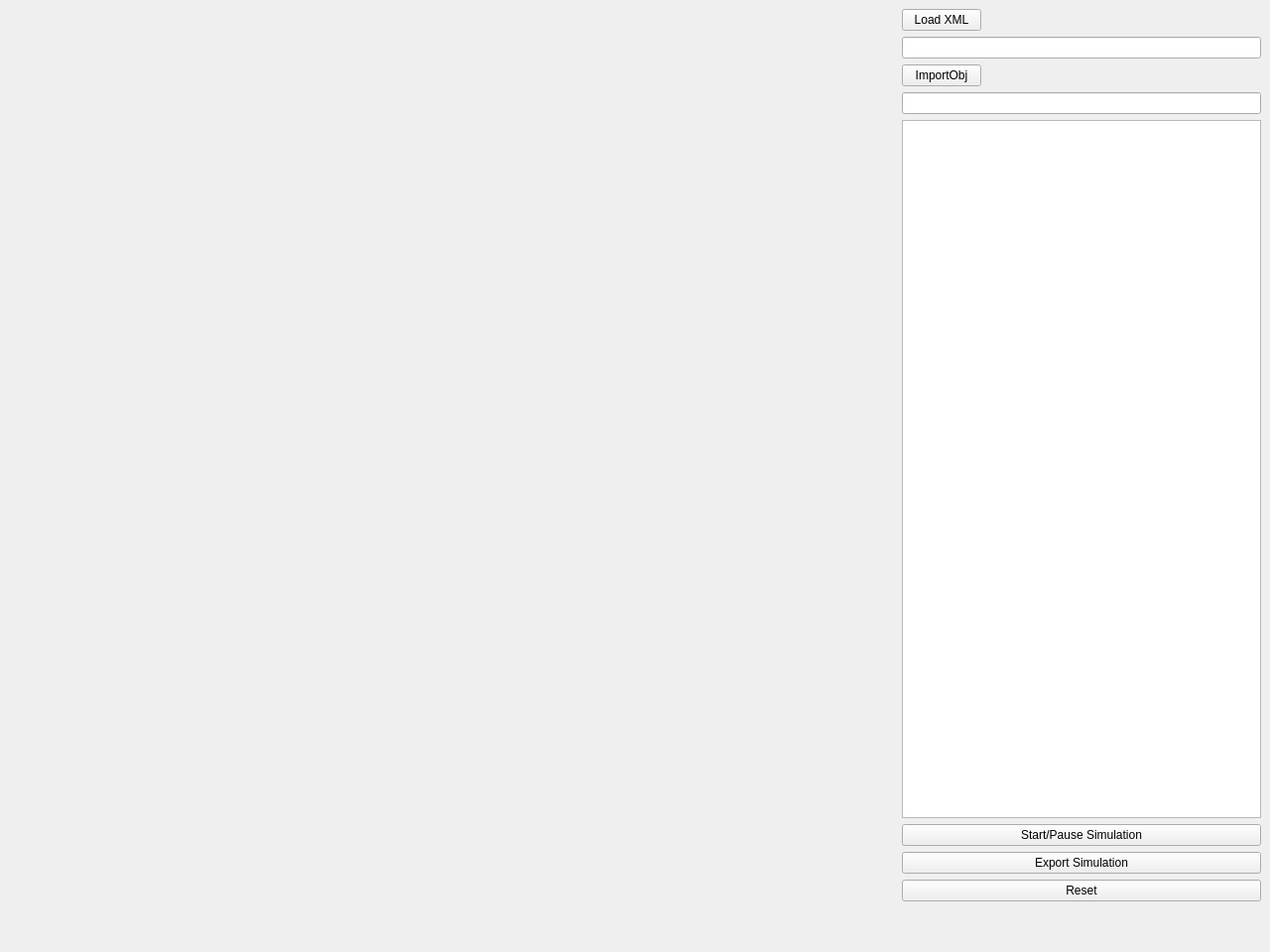
<?xml version="1.0" encoding="UTF-8"?>
<ui version="4.0">
 <class>MainWindow</class>
 <widget class="QMainWindow" name="MainWindow">
  <property name="geometry">
   <rect>
    <x>0</x>
    <y>0</y>
    <width>1280</width>
    <height>960</height>
   </rect>
  </property>
  <property name="windowTitle">
   <string>Position Based Fluid</string>
  </property>
  <property name="layoutDirection">
   <enum>Qt::LeftToRight</enum>
  </property>
  <widget class="QWidget" name="centralwidget">
   <property name="whatsThis">
    <string>&lt;html&gt;&lt;head/&gt;&lt;body&gt;&lt;p align=&quot;justify&quot;&gt;&lt;br/&gt;&lt;/p&gt;&lt;/body&gt;&lt;/html&gt;</string>
   </property>
   <layout class="QGridLayout" name="s_mainWindowGridLayout">
    <item row="1" column="1">
     <layout class="QVBoxLayout" name="verticalLayout">
      <property name="spacing">
       <number>6</number>
      </property>
      <item alignment="Qt::AlignLeft">
       <widget class="QPushButton" name="load_xml_button">
        <property name="text">
         <string>Load XML</string>
        </property>
       </widget>
      </item>
      <item>
       <widget class="QLineEdit" name="xml_path"/>
      </item>
      <item alignment="Qt::AlignLeft">
       <widget class="QPushButton" name="import_particles_button">
        <property name="text">
         <string>ImportObj</string>
        </property>
       </widget>
      </item>
      <item>
       <widget class="QLineEdit" name="obj_path"/>
      </item>
      <item>
       <widget class="QTextBrowser" name="textBrowser"/>
      </item>
      <item>
       <widget class="QPushButton" name="start_sim_button">
        <property name="text">
         <string>Start/Pause Simulation</string>
        </property>
       </widget>
      </item>
      <item>
       <widget class="QPushButton" name="export_sim_button">
        <property name="text">
         <string>Export Simulation</string>
        </property>
       </widget>
      </item>
      <item>
       <widget class="QPushButton" name="reset_button">
        <property name="text">
         <string>Reset</string>
        </property>
       </widget>
      </item>
     </layout>
    </item>
    <item row="1" column="0" rowspan="8">
     <spacer name="horizontalSpacer">
      <property name="orientation">
       <enum>Qt::Horizontal</enum>
      </property>
      <property name="sizeType">
       <enum>QSizePolicy::Expanding</enum>
      </property>
      <property name="sizeHint" stdset="0">
       <size>
        <width>900</width>
        <height>720</height>
       </size>
      </property>
     </spacer>
    </item>
   </layout>
  </widget>
  <widget class="QMenuBar" name="menubar">
   <property name="geometry">
    <rect>
     <x>0</x>
     <y>0</y>
     <width>1280</width>
     <height>26</height>
    </rect>
   </property>
  </widget>
 </widget>
 <resources/>
 <connections/>
</ui>
